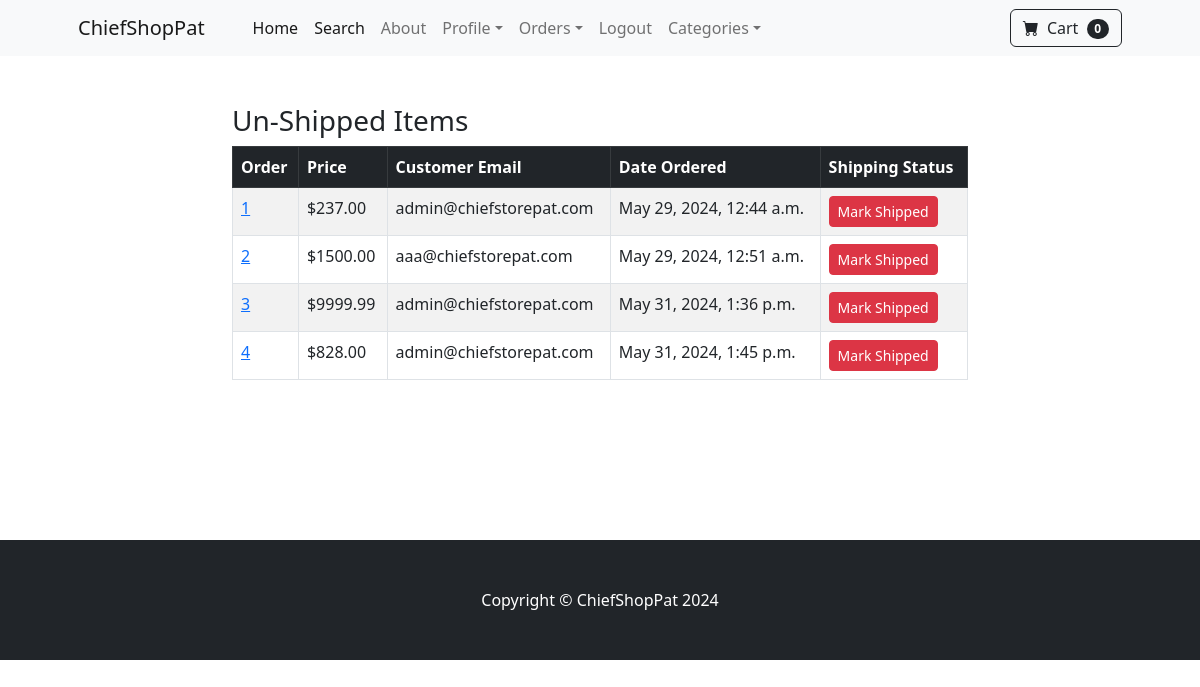
/payment/not_shipped_dash (signed in), run on an earlier commit of the app's database.
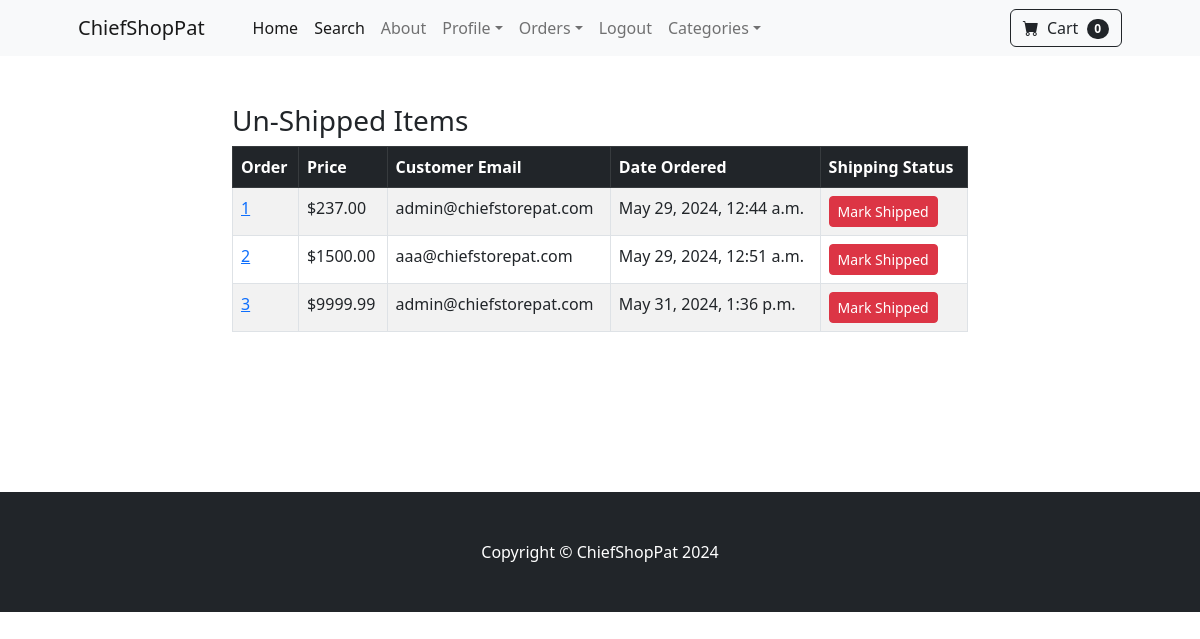
And on a later commit of the database.
### payment/models.py (models this page shows, shortened)
class Order(models.Model):
	user = models.ForeignKey(User, on_delete=models.CASCADE, null=True, blank=True)
	full_name = models.CharField(max_length=250)
	email = models.EmailField(max_length=250)
	shipping_address = models.TextField(max_length=15000)
	amount_paid = models.DecimalField(max_digits=7, decimal_places=2)
	date_ordered = models.DateTimeField(auto_now_add=True)
	shipped = models.BooleanField(default=False)
	date_shipped = models.DateTimeField(blank=True, null=True)

### payment/views.py (the view, shortened to what this page needs)
# urls.py: path('not_shipped_dash', views.not_shipped_dash, name='not_shipped_dash'),
def not_shipped_dash(request):
    if request.user.is_authenticated and request.user.is_superuser:
        orders = Order.objects.filter(shipped=False)
        return render(request, "payment/not_shipped_dash.html", {"orders":orders})
    else:
        messages.success(request, "Access Denied")
        return redirect('home')

### cart/cart.py (called while the page is built)
    def __len__(self):
        return len(self.cart)

### cart/context_processors.py (called while the page is built)
def cart(request):
    return {'cart': Cart(request)}

### payment/templates/payment/not_shipped_dash.html (shortened to what this page needs)
{% extends 'base.html' %} {% block content %}
<div class="container my-5">
    <div class="row justify-content-center">
        <div class="col-8">
            <h3>Un-Shipped Items</h3>
            <table class="table table-striped table-hover table-bordered">
                <thead class="table-dark">
                    <tr>
                        <th scope="col">Order</th>
                        <th scope="col">Price</th>
                        <th scope="col">Customer Email</th>
                        <th scope="col">Date Ordered</th>
                        <th scope="col">Shipping Status</th>
                    </tr>
                </thead>
                <tbody>
                    {% for item in orders %}
                    <tr>
                        <td>
                            <a href="{% url 'orders' item.id %}">{{ item.id }}</a>
                        </td>
                        <td>${{ item.amount_paid }}</td>
                        <td>{{ item.email }}</td>
                        <td>{{ item.date_ordered }}</td>
                        <td>
                            <form method="POST">
                                <button
                                    type="Submit"
                                    class="btn btn-danger btn-sm">
                                    Mark Shipped
                                </button>
                            </form>
                        </td>
                    </tr>
                    {% endfor %}
                </tbody>
            </table>
            <br /><br />
            <br /><br />
        </div>
    </div>
</div>
{% endblock %}

What changed in the data, as far as the page shows it:
no longer on this page (row edited): Order: id "4", amount_paid "828.00", email "admin@chiefstorepat.com", date_ordered "May 31, 2024, 1:45 p.m."
